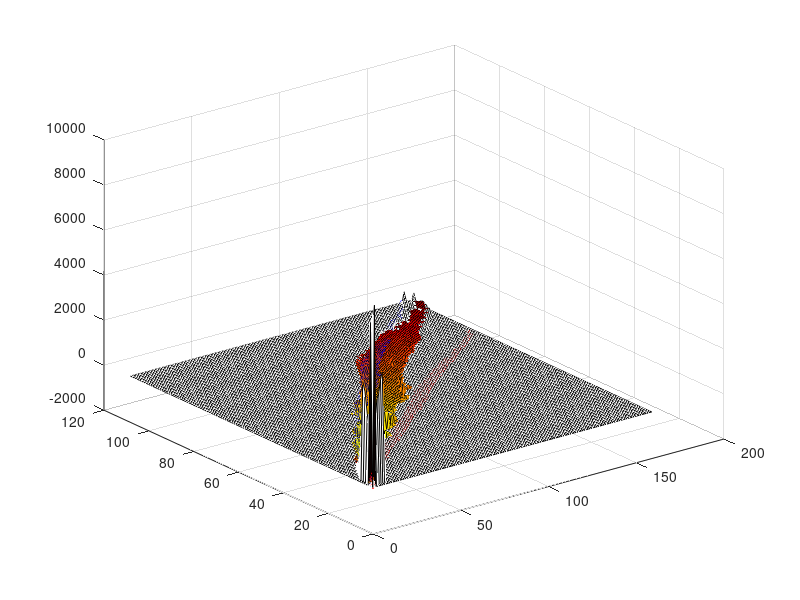

The MATLAB script that drew this image:
function masses
close all 
clear all
clc

% loader data
tmp=load('masses.dat');
N=tmp(:,1);
P=tmp(:,2);
A=tmp(:,3);
M_ex=tmp(:,4);
BE=tmp(:,5);

% Beregner dimensioner
Pmax=max(P);
Nmax=max(N);
Nkerner=length(P);

% Genererer Bindings energi matricen
BE_PN = zeros(Pmax+1,Nmax+1);
C = ones(Pmax+1,Nmax+1);
for j=1:length(P)
    help = M_ex(j)/A(j);
    BE_PN(P(j)+1,N(j)+1) = M_ex(j)/A(j);
    C(P(j)+1,N(j)+1) = 0.01;
    if help<1000 
      C(P(j)+1,N(j)+1) = (1000-help)/2500;
    end
end

% Plotter bindings energien
%bar3(BE_PN,'b');
colormap hot
surf(BE_PN,C);

% Limits of possible nuclei
av = 15.56;
as = 17.23;
ac = 0.697;
aa = 93.14;
ap = 12;
bs = 2/3*as/aa*A.^(-1/3);
bc = ac/aa*A.^(2/3);
Z_max = A./(1+bc/3).*(1+bc-sqrt(1/4-av/aa+bs+bc.*(7/4+bc+bs/3-1/3*av/aa)));
Z_min = A.*sqrt((1/4-av/aa+bs)./(1+bc/3));

hold on
plot(N, Z_min, 'r')
plot(N, Z_max, 'b')
end
